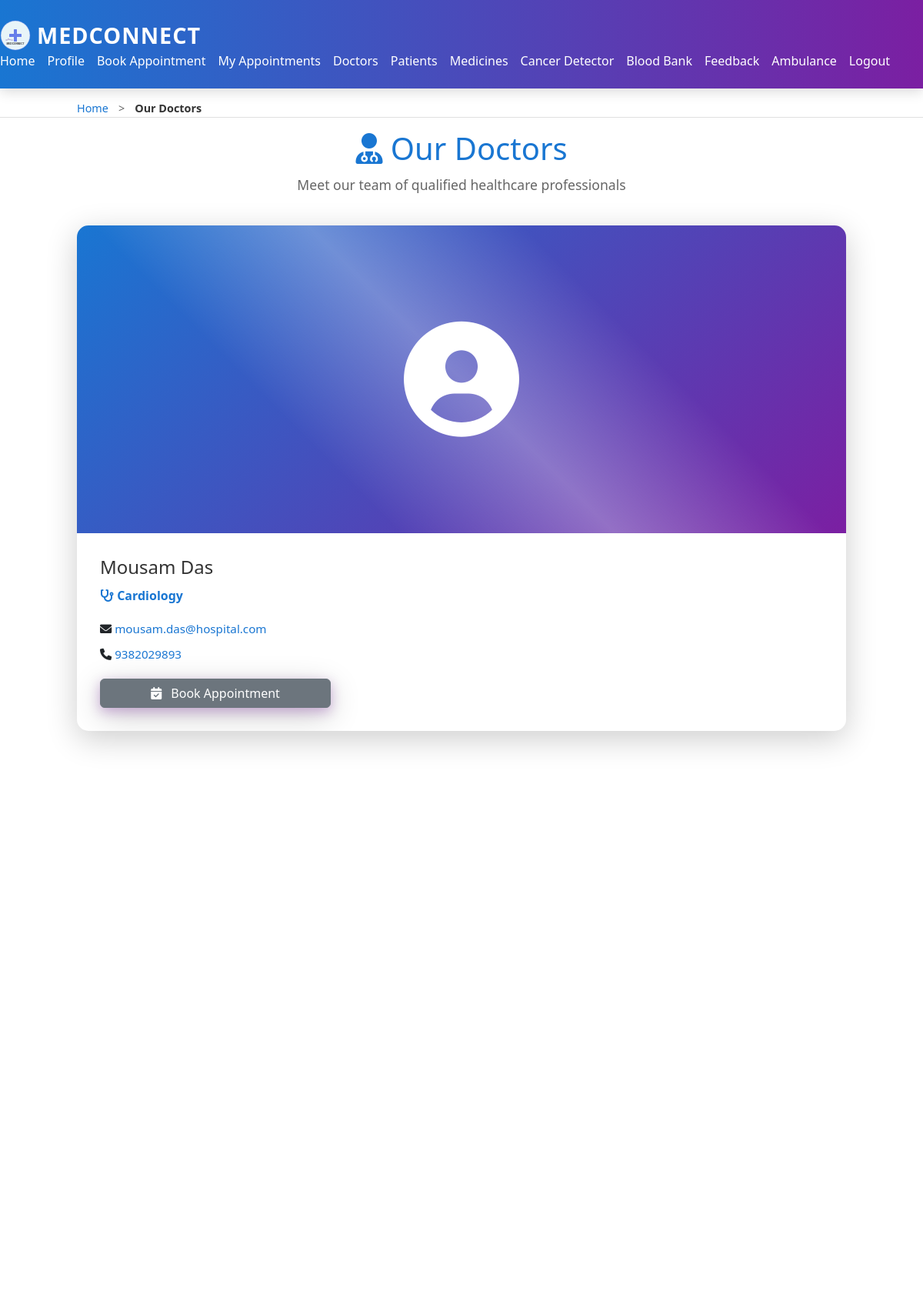
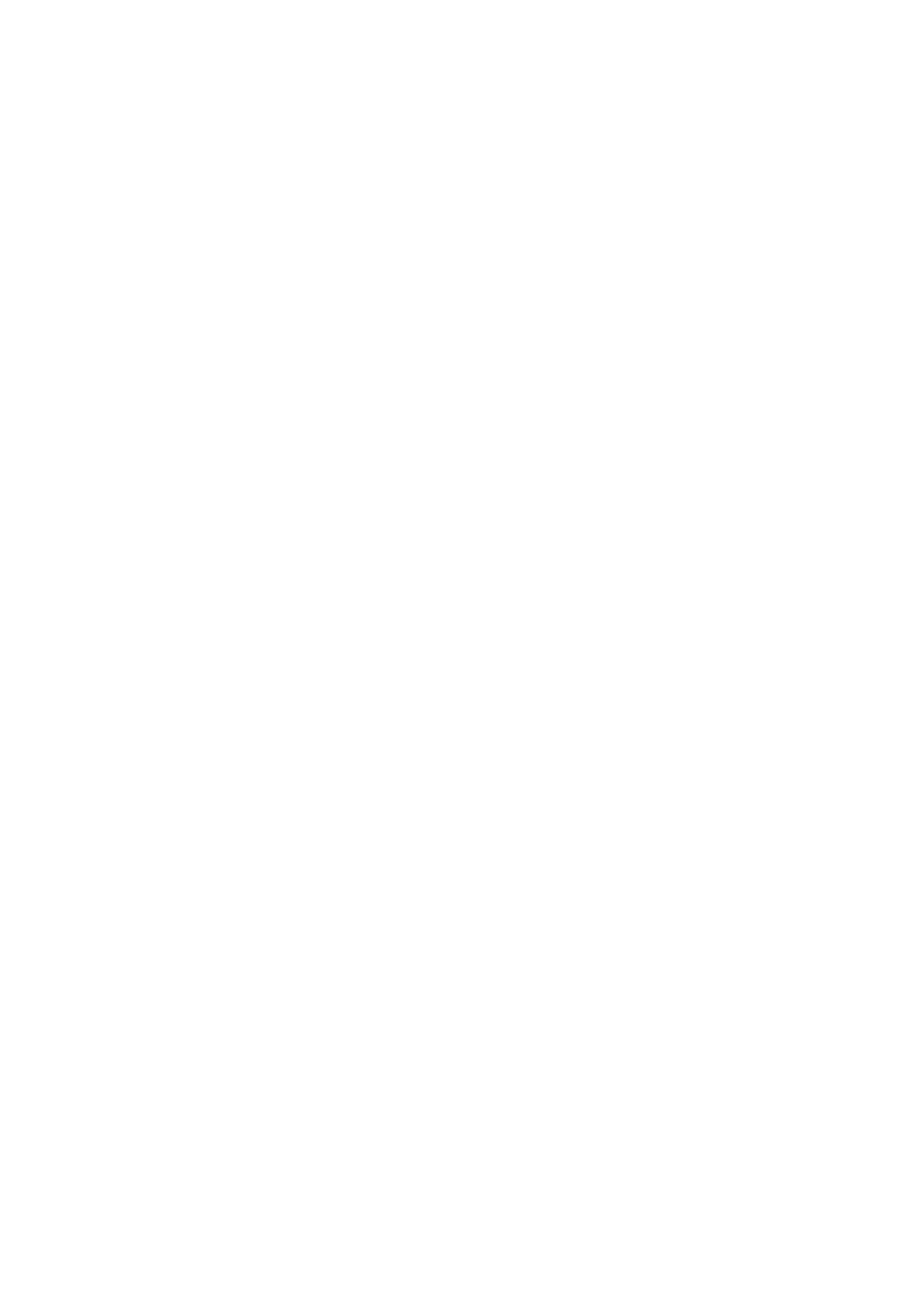
Screenshot of /doctors/ (signed in, upper part) with the database file from the repository (2 pictures, top to bottom).
### core/models.py (models this page shows, shortened)
class Doctor(models.Model):
    name = models.CharField(max_length=100)
    specialty = models.CharField(max_length=100)
    email = models.EmailField(unique=True)
    phone = models.CharField(max_length=15)
    image = models.ImageField(upload_to='doctor_images/', blank=True, null=True)

### core/views.py (the view)
# urls.py: path('doctors/', views.doctors_list, name='doctors'),
@login_required
def doctors_list(request):
    doctors = Doctor.objects.all()
    return render(request, 'core/doctors.html', {'doctors': doctors})

### core/templates/core/doctors.html (shortened to what this page needs)
{% extends 'core/base.html' %}
{% block breadcrumbs %}
<div class="breadcrumb">
    <div class="container">
        <a href="/">Home</a> <span class="separator">></span> <span class="current">Our Doctors</span>
    </div>
</div>
{% endblock %}
{% block content %}
<div class="container">
    <div class="page-header">
        <h2><i class="fas fa-user-md"></i> Our Doctors</h2>
        <p>Meet our team of qualified healthcare professionals</p>
    </div>
    {% if doctors %}
        <div class="doctors-grid">
            {% for doctor in doctors %}
            <div class="doctor-card">
                <div class="doctor-avatar">
                    {% if doctor.image %}
                        <img src="{{ doctor.image.url }}" alt="{{ doctor.name }}">
                    {% else %}
                        <i class="fas fa-user-circle"></i>
                    {% endif %}
                </div>
                <div class="doctor-info">
                    <h3>{{ doctor.name }}</h3>
                    <p class="specialty">
                        <i class="fas fa-stethoscope"></i> {{ doctor.specialty }}
                    </p>
                    <div class="doctor-contact">
                        <p>
                            <i class="fas fa-envelope"></i>
                            <a href="mailto:{{ doctor.email }}">{{ doctor.email }}</a>
                        </p>
                        <p>
                            <i class="fas fa-phone"></i>
                            <a href="tel:{{ doctor.phone }}">{{ doctor.phone }}</a>
                        </p>
                    </div>
                    <a href="/book/" class="btn btn-secondary"><i class="fas fa-calendar-check"></i> Book Appointment</a>
                </div>
            </div>
            {% endfor %}
        </div>
    {% else %}
        <div class="empty-state">
            <i class="fas fa-inbox"></i>
            <p>No doctors available at the moment.</p>
        </div>
    {% endif %}
</div>
{% endblock %}

### core/static/core/style.css (style rules this page uses)
* { margin: 0; padding: 0; box-sizing: border-box; }
:root { --primary-color: #1976d2; --secondary-color: #7b1fa2; --success-color: #4caf50; --danger-color: #f44336; --warning-color: #ff9800; --info-color: #2196f3; --light-bg: #f5f7fa; --dark-text: #333333; --border-color: #e0e0e0; --shadow: 0 2px 8px rgba(0, 0, 0, 0.1); --shadow-lg: 0 4px 16px rgba(0, 0, 0, 0.15); --shadow-3d: 0 10px 40px rgba(0, 0, 0, 0.2); --shadow-3d-lg: 0 20px 60px rgba(0, 0, 0, 0.3); --glass-blur: blur(10px); --glass-bg: rgba(255, 255, 255, 0.85); }
body { font-family: 'Roboto', Arial, sans-serif; background-color: var(--light-bg); color: var(--dark-text); line-height: 1.6; }
.btn { display: inline-block; padding: 12px 28px; border-radius: 25px; text-decoration: none; font-weight: bold; transition: all 0.3s ease; cursor: pointer; border: none; font-size: 1em; text-align: center; position: relative; transform-style: preserve-3d; perspective: 1000px; }
.btn i { margin-right: 8px; }
.btn-secondary { background: linear-gradient(45deg, var(--secondary-color) 0%, #9c27b0 100%); color: white; box-shadow: 0 5px 15px rgba(123, 31, 162, 0.3), var(--shadow-3d); position: relative; }
.btn-secondary::before { content: ''; position: absolute; top: 0; left: 0; right: 0; bottom: 0; background: linear-gradient(45deg, rgba(255,255,255,0.3) 0%, transparent 100%); border-radius: 25px; opacity: 0; transition: opacity 0.3s ease; }
.container { max-width: 1200px; margin: 0 auto; padding: 0 20px; }
.page-header { text-align: center; margin-bottom: 40px; }
.page-header h2 { font-size: 2.5em; color: var(--primary-color); margin-bottom: 10px; }
.page-header p { font-size: 1.1em; color: #666; }
.doctors-grid { display: grid; grid-template-columns: repeat(auto-fill, minmax(380px, 1fr)); gap: 30px; perspective: 1200px; }
.doctor-card { background: white; border-radius: 15px; overflow: hidden; box-shadow: var(--shadow-3d); transition: all 0.4s cubic-bezier(0.23, 1, 0.320, 1); transform-style: preserve-3d; position: relative; }
.doctor-card::after { content: ''; position: absolute; top: 0; left: 0; right: 0; bottom: 0; background: linear-gradient(135deg, rgba(25,118,210,0.1) 0%, rgba(123,31,162,0.1) 100%); opacity: 0; transition: opacity 0.4s ease; pointer-events: none; z-index: 2; }
.doctor-avatar { background: linear-gradient(135deg, var(--primary-color) 0%, var(--secondary-color) 100%); padding: 0; text-align: center; font-size: 5em; color: white; position: relative; transition: all 0.4s ease; overflow: hidden; height: 400px; display: flex; align-items: center; justify-content: center; width: 100%; }
.doctor-avatar i { font-size: 150px; transition: all 0.4s ease; }
.doctor-avatar::before { content: ''; position: absolute; top: 0; left: 0; right: 0; bottom: 0; background: linear-gradient(45deg, transparent 30%, rgba(255,255,255,0.3) 50%, transparent 70%); animation: shine 2s infinite; }
.doctor-info { padding: 30px; }
.doctor-info h3 { font-size: 1.5em; margin-bottom: 10px; color: var(--dark-text); }
.specialty { color: var(--primary-color); font-weight: bold; margin-bottom: 20px; }
.doctor-contact { margin-bottom: 20px; text-align: left; }
.doctor-contact p { margin: 10px 0; font-size: 0.95em; }
.doctor-contact a { color: var(--primary-color); text-decoration: none; transition: color 0.3s; }
.btn { width: 100%; max-width: 300px; }
.services-grid, .doctors-grid, .medicines-grid, .blood-grid { grid-template-columns: 1fr; }
.service-card, .doctor-card, .medicine-card { animation: fadeIn 0.6s ease; }
.breadcrumb { background: var(--light-bg); padding: 15px 0; border-bottom: 1px solid var(--border-color); }
.breadcrumb .container { display: flex; align-items: center; gap: 8px; font-size: 0.9em; }
.breadcrumb a { color: var(--primary-color); text-decoration: none; font-weight: 500; }
.breadcrumb .separator { color: #666; margin: 0 5px; }
.breadcrumb .current { color: var(--dark-text); font-weight: 600; }

### core/static/core/hero.css (style rules this page uses)
.btn-primary,.btn-secondary { padding:0.65rem 1.25rem;border-radius:8px;text-decoration:none;display:inline-block;font-weight:600 }
.btn-secondary { background:transparent;border:2px solid rgba(255,255,255,0.85);color:#fff }

### rows the page displays
Doctor: name "Mousam Das", specialty "Cardiology", email "mousam.das@hospital.com", phone "9382029893"
